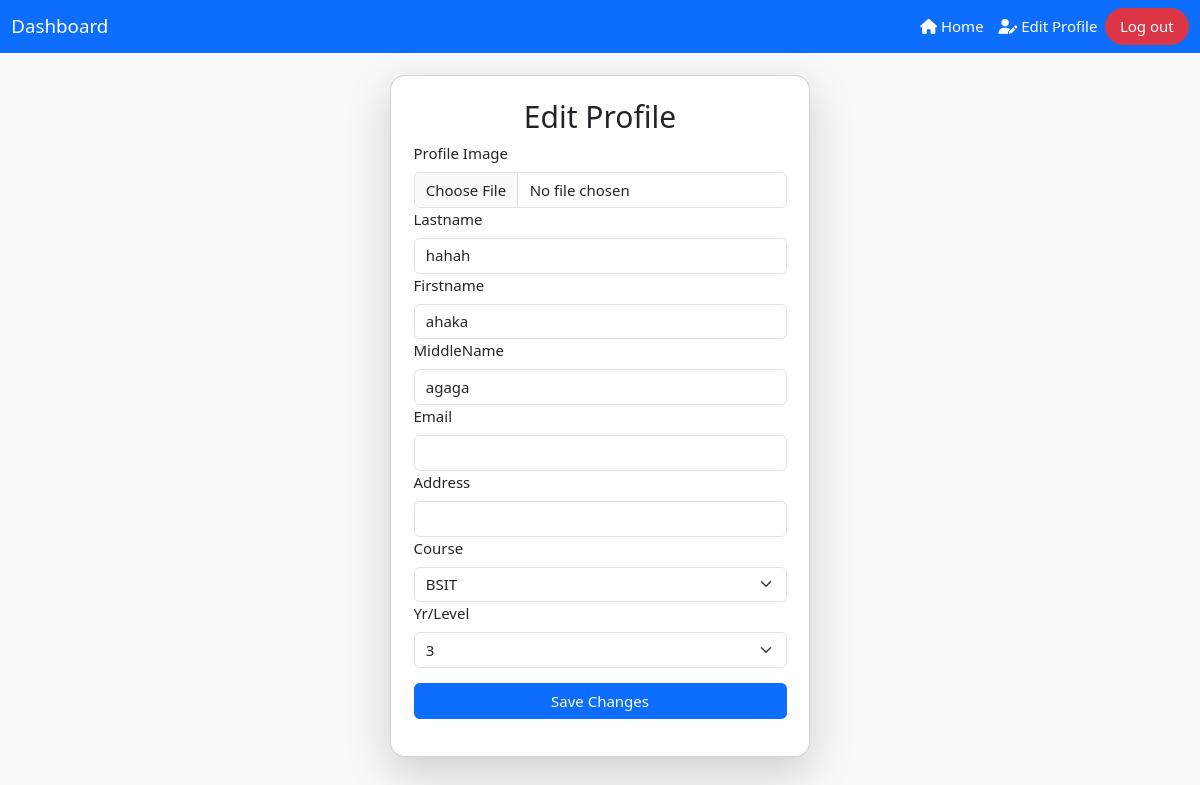
The page /users/edit.php (signed in) on the database as committed earlier.
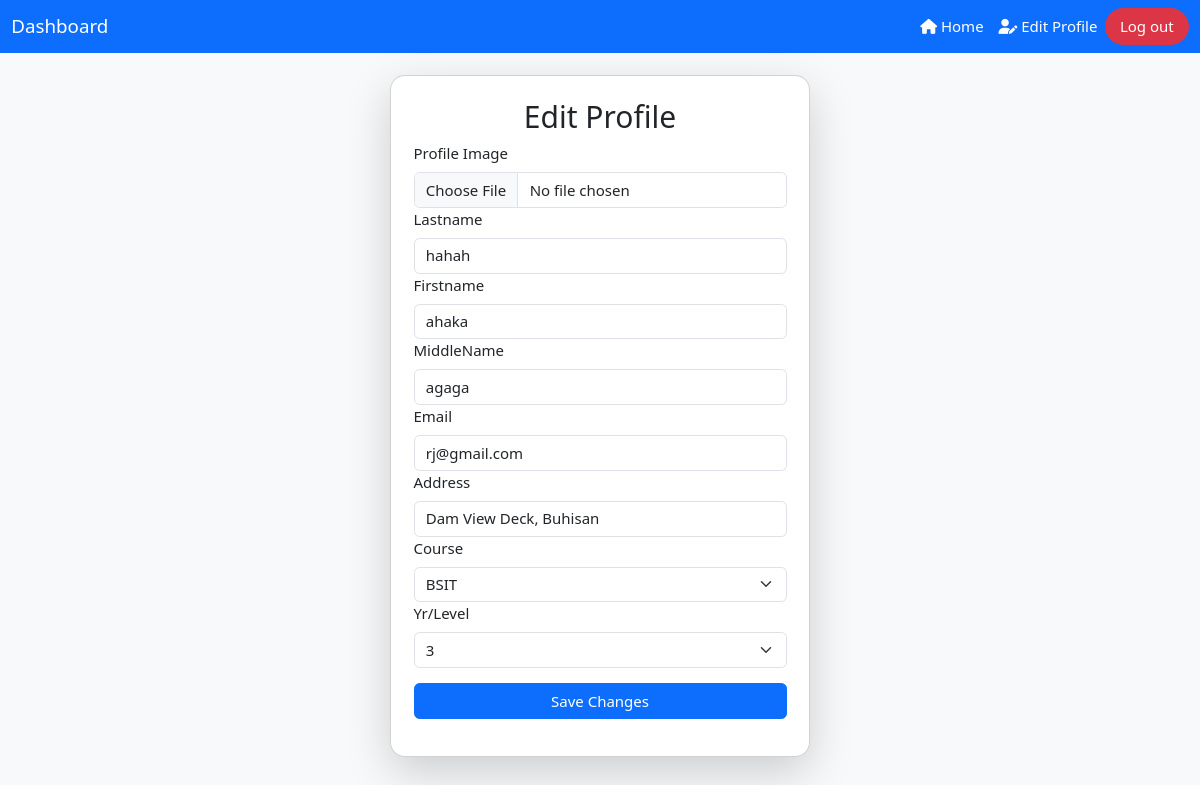
The same page on the database as committed later.
### tables this page shows
CREATE TABLE `user` (
  `id` int(11) NOT NULL,
  `lname` varchar(50) DEFAULT NULL,
  `fname` varchar(50) DEFAULT NULL,
  `MName` varchar(50) DEFAULT NULL,
  `Course` varchar(50) DEFAULT NULL,
  `Level` varchar(10) DEFAULT NULL,
  `username` varchar(50) DEFAULT NULL,
  `password` varchar(255) NOT NULL,
  `image` varchar(255) DEFAULT NULL,
  `email` varchar(100) NOT NULL,
  `address` varchar(255) DEFAULT NULL,
  `role` enum('admin','user') NOT NULL DEFAULT 'user',
  `remaining_session` int(11) NOT NULL DEFAULT 30
);

### users/edit.php (the view, shortened to what this page needs)
<?php
include('db.php');
$username = $_SESSION['username'];
$query = "SELECT id, lname, fname, MName, email, course, level, image, address FROM user WHERE username = ?";
$stmt = $con->prepare($query);
$stmt->bind_param("s", $username);
$stmt->execute();
$result = $stmt->get_result();
if ($result->num_rows > 0) {
    $user_data = $result->fetch_assoc();
} else {
    echo "<script>alert('User not found!'); window.location.href = 'index.php';</script>";
    exit();
}
?>
<!DOCTYPE html>
<html lang="en">
<head>
    <link rel="stylesheet" href="w3.css">
    <link rel="stylesheet" href="https://cdn.jsdelivr.net/npm/bootstrap@5.3.0/dist/css/bootstrap.min.css">
    <link rel="stylesheet" href="https://cdnjs.cloudflare.com/ajax/libs/font-awesome/6.5.1/css/all.min.css">
</head>
<body class="bg-light">
<nav class="navbar navbar-expand-lg navbar-primary bg-primary">
    <div class="container-fluid">
        <a class="navbar-brand text-white" href="home.php">Dashboard</a>
        <div class="navbar-nav ms-auto">
            <a href="home.php" class="nav-link text-white"><i class="fas fa-home"></i> Home</a>
            <a href="edit.php" class="nav-link text-white"><i class="fas fa-user-edit"></i> Edit Profile</a>
            <a href="index.php" class="nav-link text-white bg-danger rounded-pill px-3">Log out</a>
        </div>
    </div>
</nav>
<div class="card shadow-lg rounded-4 p-4 mx-auto mt-4" style="max-width: 420px;">
    <h2 class="text-center">Edit Profile</h2>
    <form method="POST" enctype="multipart/form-data">
        <label class="form-label">Profile Image</label>
        <input class="form-control" type="file" name="image" accept="image/*">
        <label class="form-label">Lastname</label>
        <input class="form-control" type="text" name="lname" value="<?php echo $user_data['lname']; ?>" required>
        <label class="form-label">Firstname</label>
        <input class="form-control" type="text" name="fname" value="<?php echo $user_data['fname']; ?>" required>
        <label class="form-label">MiddleName</label>
        <input class="form-control" type="text" name="MName" value="<?php echo $user_data['MName']; ?>">
        <label class="form-label">Email</label>
        <input class="form-control" type="email" name="email" value="<?php echo $user_data['email']; ?>" required>
        <label class="form-label">Address</label>
        <input class="form-control" type="text" name="address" value="<?php echo $user_data['address']; ?>">
        <label class="form-label">Course</label>
        <select class="form-select" name="Course" required>
            <?php
            $courses = ['BSED', 'BSIT', 'BSCPE', 'BSCRIM', 'BSCA', 'BSCS', 'BPED'];
            foreach ($courses as $course) {
                $selected = ($user_data['course'] == $course) ? 'selected' : '';
                echo "<option value='$course' $selected>$course</option>";
            }
            ?>
        </select>
        <label class="form-label">Yr/Level</label>
        <select class="form-select" name="Level" required>
            <?php
            for ($i = 1; $i <= 4; $i++) {
                $selected = ($user_data['level'] == $i) ? 'selected' : '';
                echo "<option value='$i' $selected>$i</option>";
            }
            ?>
        </select>
        <p><button type="submit" class="btn btn-primary w-100 mt-3">Save Changes</button></p>
    </form>
</div>
</body>
</html>

Rows that differ between the two databases and show on the page:
changed user "hahah": email (not shown) → "rj@gmail.com"; address (not shown) → "Dam View Deck, Buhisan"
